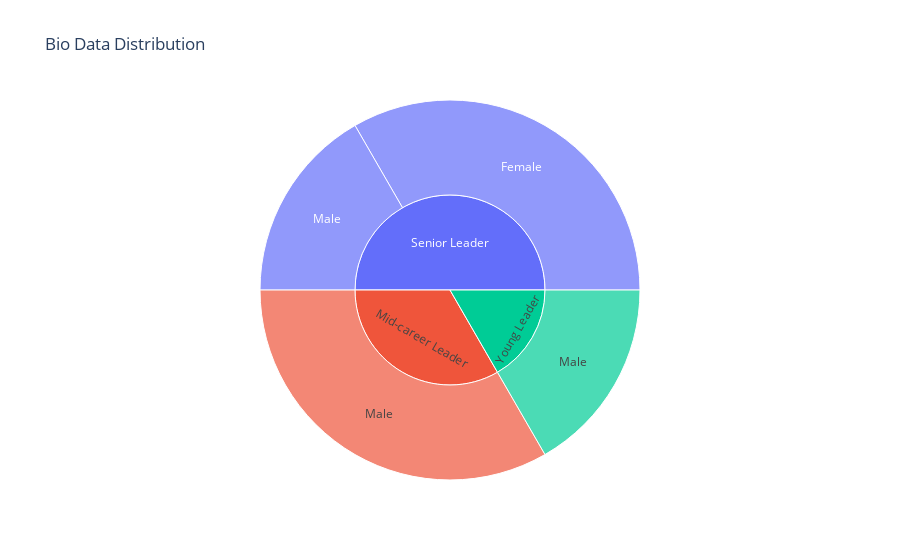

Notebook source saved alongside this figure:
### Markdown cell above
# Bio Data Distribution

### Code cell
# plot sunurst of biodata
fig=px.sunburst(gender, path=['Career Level','Gender'], values='Number', title='Fig 1: Bio Data Distribution')
fig.show()

### Figure 1 — Plotly figure (JSON) as saved in the notebook; plotly's stock layout.template omitted (floating-point values rounded to 4 significant figures)
{"data": [{"branchvalues": "total", "domain": {"x": [0, 1], "y": [0, 1]}, "hovertemplate": "labels=%{label}<br>Number=%{value}<br>parent=%{parent}<br>id=%{id}<extra></extra>", "ids": ["Senior Leader/Female", "Mid-career Leader/Male", "Senior Leader/Male", "Young Leader/Male", "Mid-career Leader", "Senior Leader", "Young Leader"], "labels": ["Female", "Male", "Male", "Male", "Mid-career Leader", "Senior Leader", "Young Leader"], "name": "", "parents": ["Senior Leader", "Mid-career Leader", "Senior Leader", "Young Leader", "", "", ""], "type": "sunburst", "values": [2, 2, 1, 1, 2, 3, 1]}], "layout": {"legend": {"tracegroupgap": 0}, "title": {"text": "Bio Data Distribution"}}}
